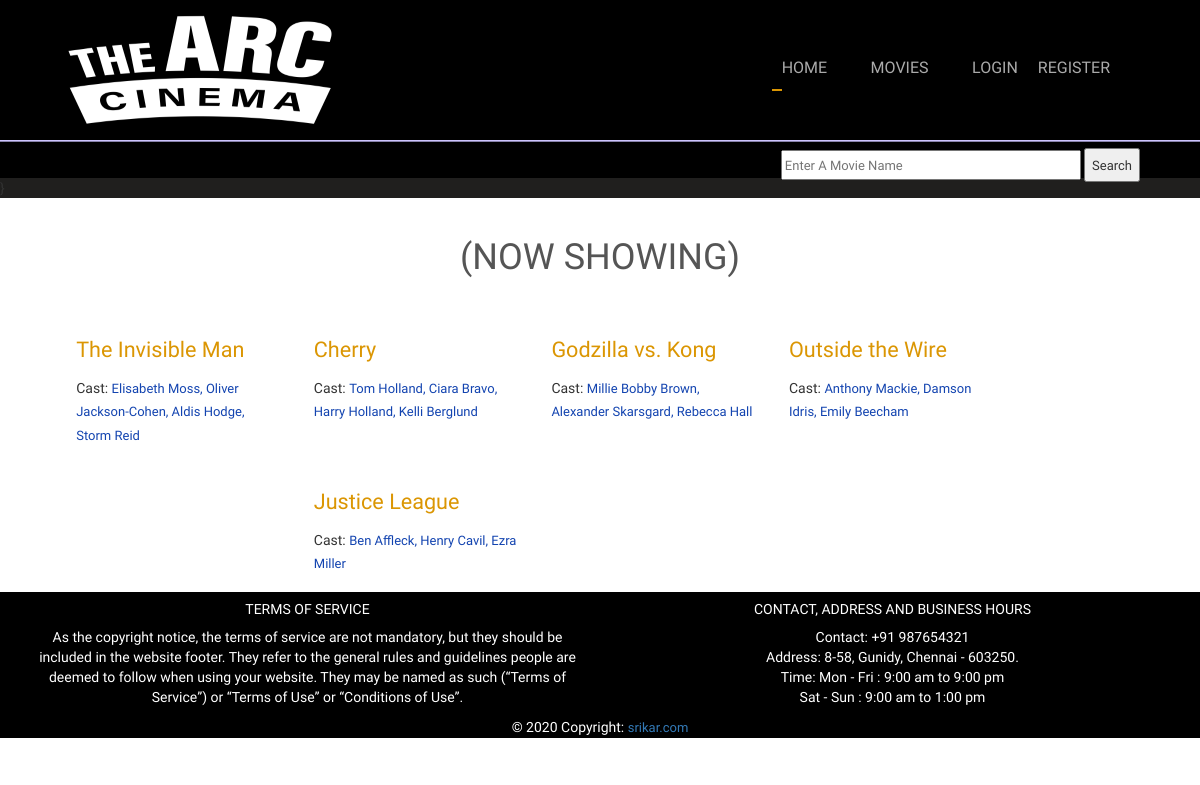
The app's page /movies_events.php with its own data.
### tables this page shows
CREATE TABLE `tbl_movie` (
  `movie_id` int(11) NOT NULL,
  `t_id` int(11) NOT NULL COMMENT 'theatre id',
  `movie_name` varchar(255) NOT NULL,
  `cast` varchar(500) NOT NULL,
  `desc` varchar(1000) NOT NULL,
  `release_date` date NOT NULL,
  `image` varchar(200) NOT NULL,
  `video_url` varchar(200) NOT NULL,
  `status` int(1) NOT NULL COMMENT '0 means active '
);

### movies_events.php (the view, shortened to what this page needs)
<?php include('header.php');?>
</div>
<div class="content">
	<div class="wrap">
		<div class="content-top">
			<center><h1 style="color:#555;">(NOW SHOWING)</h1></center>
			<?php
          	 $qry2=mysqli_query($con,"select * from  tbl_movie ");
          	  while($m=mysqli_fetch_array($qry2))
                   {
                    ?>
                    <div class="col_1_of_4 span_1_of_4">
					<div class="imageRow">
						  	<div class="single">
						  	</div>
						  	<div class="movie-text">
						  		<h4 class="h-text"><a href="about.php?id=<?php echo $m['movie_id'];?>" style="text-decoration:none;"><?php echo $m['movie_name'];?></a></h4>
						  		Cast: <Span class="color2" style="text-decoration:none;"><?php echo $m['cast'];?></span><br>
						  	</div>
		  				</div>
		  		</div>
  	    <?php
  	    	}
  	    	?>
			</div>
			</div>
			<?php include('footer.php');?>

### header.php (shortened to what this page needs)
<?php
include('config.php');
?>
<!DOCTYPE HTML>
<html>
<head>
<link rel="stylesheet" href="css/style.css" type="text/css" media="all" />
<link rel="stylesheet" href="css/flexslider.css" type="text/css" media="all" />
<link type="text/css" rel="stylesheet" href="http://www.dreamtemplate.com/dreamcodes/tabs/css/tsc_tabs.css" />
<link rel="stylesheet" href="css/tsc_tabs.css" type="text/css" media="all" />
<link rel="stylesheet" href="https://maxcdn.bootstrapcdn.com/bootstrap/3.3.7/css/bootstrap.min.css">
</head>
<body>
<div class="header">
	<div class="header-top" style="background-color:black;color:white;">
		<div class="wrap" >
			<div class="h-logo">
			<a href="index.php"><img src="images/arc-logo.png" alt="Logo Image Here" sytle=""/></a>
		</div>
			  <div class="nav-wrap">
					<ul class="group" id="example-one" >
			           <li><a href="index.php" >Home</a></li>
			  		   <li><a href="movies_events.php">Movies</a></li>
			  		   <li><?php if(isset($_SESSION['user'])){
			  		   $us=mysqli_query($con,"select * from tbl_registration where user_id='".$_SESSION['user']."'");
        $user=mysqli_fetch_array($us);?><a href="profile.php"><?php echo $user['name'];?></a><a href="logout.php">Logout</a><?php }else{?><a href="login.php">Login</a> <a href="registration.php">Register</a><?php }?></li>
			        </ul>
			  </div>
   		</div>
    </div>
<div class="" style="background-color:black;color:white;">
	<div class="wrap">
        <form action="process_search.php" id="reservation-form" method="post" onsubmit="myFunction()">
		       <fieldset>
		       	<div class="field" >
                                <input type="text" placeholder="Enter A Movie Name" style="height:30px;width:300px"  required id="search111" name="search">
                                <input type="submit" value="Search" style="height:34px;padding-top:3px" id="button111">
              </div>
		       </fieldset>
            </form>
   </div>
</div>
}

### footer.php
<footer class="bg-light text-center text-lg-start" style="background-color:black;color:white;">
  <div class="container p-4">
    <div class="row">
      <div class="col-lg-6 col-md-12 mb-4 mb-md-0">
        <h5 class="text-uppercase">Terms of service</h5>
        <p>
		As the copyright notice, the terms of service are not mandatory,
		but they should be included in the website footer. They refer to
		the general rules and guidelines people are deemed to follow when
		using your website. They may be named as such (“Terms of Service”)
		or “Terms of Use” or “Conditions of Use”.
        </p>
      </div>
      <div class="col-lg-6 col-md-12 mb-4 mb-md-0">
        <h5 class="text-uppercase">Contact, address and business hours</h5>
        <p>
          Contact: +91 987654321 <br>
		  Address: 8-58, Gunidy, Chennai - 603250.<br>
		  Time: Mon - Fri : 9:00 am to 9:00 pm <br>
		        Sat - Sun : 9:00 am to 1:00 pm
        </p>
      </div>
    </div>
  </div>
  <div class="text-center p-3" style="background-color: rgba(0, 0, 0, 0.2);">
    © 2020 Copyright:
    <a class="text-dark" href="https://mdbootstrap.com/">srikar.com</a>
  </div>
</footer>

### css/style.css (style rules this page uses)
html * { font-family: "Roboto Condensed", sans-serif; }
html, body, div, span, applet, object, iframe, h1, h2, h3, h4, h5, h6, p, blockquote, pre, a, abbr, acronym, address, big, cite, code, del, dfn, em, img, ins, kbd, q, s, samp, small, strike, strong, sub, sup, tt, var, b, u, i, dl, dt, dd, ol, nav ul, nav li, fieldset, form, label, legend, table, caption, tbody, tfoot, thead, tr, th, td, article, aside, canvas, details, embed, figure, figcaption, footer, header, hgroup, menu, nav, output, ruby, section, summary, time, mark, audio, video { margin: 0; padding: 0; border: 0; font-size: 100%; font: inherit; vertical-align: baseline; font-family: "Roboto Condensed", sans-serif; }
article, aside, details, figcaption, figure, footer, header, hgroup, menu, nav, section { display: block; }
ol, ul { list-style: none; margin: 0; padding: 0; }
a { text-decoration: none; }
img { max-width: 100%; }
body { font-family: "AmbleRegular"; background: #fff; }
.header { background: url(../images/hd-bg.png); }
.header-top { border-bottom: 2px ridge rgb(205, 196, 255); }
.wrap { width: 80%; margin: 0 auto; }
.nav-wrap { float: right; width: 67%; margin: 50px auto; }
.nav-wrap ul { float: right; }
.group:after { visibility: hidden; display: block; content: ""; clear: both; height: 0; }
#example-one { margin: 0 auto; list-style: none; position: relative; }
#example-one li { display: inline-block; margin-right: 20px; }
#example-one a { color: #aaa; font-size: 16px; float: left; padding: 6px 10px 4px 10px; text-decoration: none; text-transform: uppercase; }
.h-logo { float: left; }
#reservation-form { float: right; margin-top: 6px; }
#reservation-form .field { float: left; }
#reservation-form .field { display: block; height: 20px; font-size: 13px; color: #333; margin-bottom: 10px; }
.content { background: #fff; padding: 20px 0; }
.color2 { text-decoration: underline; font-size: 13px; line-height: 1.8em; color: #1344b0; }
.col_1_of_4 { display: block; float: left; }
.span_1_of_4 { width: 22%; padding: 1.5%; }
a { color: #888; font-size: 13px; line-height: 1.5em; }
h4.h-text a { color: #db9603; font-size: 1.2em; }
@media only screen and (max-width: 1280px) and (min-width: 1024px) { .wrap { width: 90%; } }

### records on screen
tbl_movie: movie_name "The Invisible Man", cast "Elisabeth Moss, Oliver Jackson-Cohen, Aldis Hodge, Storm Reid"
tbl_movie: movie_name "Cherry", cast "Tom Holland, Ciara Bravo, Harry Holland, Kelli Berglund"
tbl_movie: movie_name "Godzilla vs. Kong", cast "Millie Bobby Brown, Alexander Skarsgard, Rebecca Hall"
tbl_movie: movie_name "Outside the Wire", cast "Anthony Mackie, Damson Idris, Emily Beecham"
tbl_movie: movie_name "Justice League", cast "Ben Affleck, Henry Cavil, Ezra Miller"
